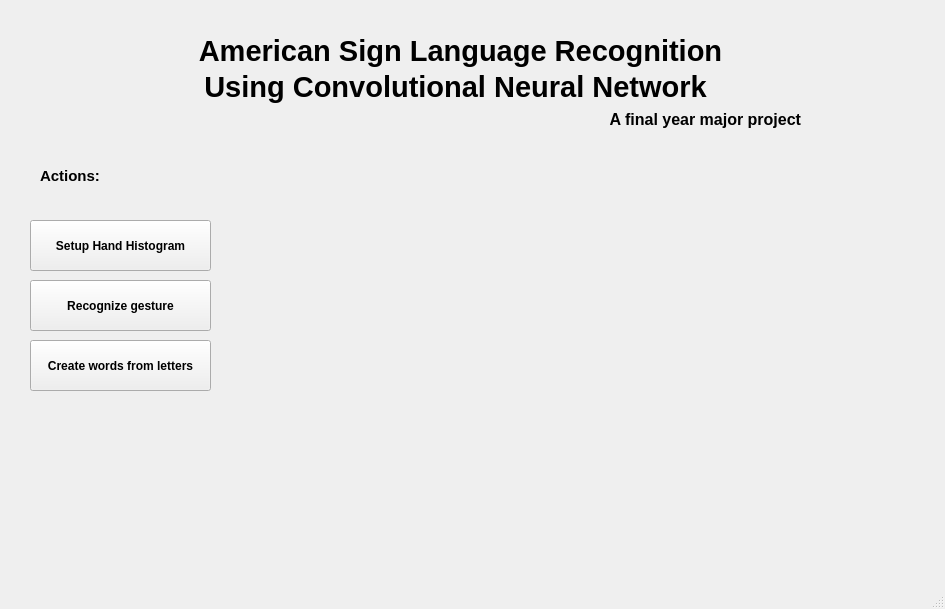
<?xml version="1.0" encoding="UTF-8"?>
<ui version="4.0">
 <class>MainWindow</class>
 <widget class="QMainWindow" name="MainWindow">
  <property name="geometry">
   <rect>
    <x>0</x>
    <y>0</y>
    <width>945</width>
    <height>609</height>
   </rect>
  </property>
  <property name="windowTitle">
   <string>MainWindow</string>
  </property>
  <widget class="QWidget" name="centralwidget">
   <widget class="QPushButton" name="hand_hist_button">
    <property name="geometry">
     <rect>
      <x>30</x>
      <y>220</y>
      <width>181</width>
      <height>51</height>
     </rect>
    </property>
    <property name="font">
     <font>
      <weight>75</weight>
      <bold>true</bold>
     </font>
    </property>
    <property name="text">
     <string>Setup Hand Histogram</string>
    </property>
   </widget>
   <widget class="QLabel" name="label_2">
    <property name="geometry">
     <rect>
      <x>50</x>
      <y>70</y>
      <width>811</width>
      <height>91</height>
     </rect>
    </property>
    <property name="font">
     <font>
      <pointsize>22</pointsize>
      <weight>75</weight>
      <bold>true</bold>
     </font>
    </property>
    <property name="text">
     <string>Using Convolutional Neural Network</string>
    </property>
    <property name="alignment">
     <set>Qt::AlignHCenter|Qt::AlignTop</set>
    </property>
   </widget>
   <widget class="QPushButton" name="recognize_gesture_button">
    <property name="geometry">
     <rect>
      <x>30</x>
      <y>280</y>
      <width>181</width>
      <height>51</height>
     </rect>
    </property>
    <property name="font">
     <font>
      <weight>75</weight>
      <bold>true</bold>
     </font>
    </property>
    <property name="layoutDirection">
     <enum>Qt::LeftToRight</enum>
    </property>
    <property name="text">
     <string>Recognize gesture</string>
    </property>
   </widget>
   <widget class="QLabel" name="label">
    <property name="geometry">
     <rect>
      <x>50</x>
      <y>20</y>
      <width>821</width>
      <height>61</height>
     </rect>
    </property>
    <property name="font">
     <font>
      <pointsize>22</pointsize>
      <weight>75</weight>
      <bold>true</bold>
     </font>
    </property>
    <property name="layoutDirection">
     <enum>Qt::LeftToRight</enum>
    </property>
    <property name="text">
     <string>American Sign Language Recognition</string>
    </property>
    <property name="alignment">
     <set>Qt::AlignCenter</set>
    </property>
   </widget>
   <widget class="QLabel" name="label_3">
    <property name="geometry">
     <rect>
      <x>130</x>
      <y>110</y>
      <width>671</width>
      <height>41</height>
     </rect>
    </property>
    <property name="font">
     <font>
      <pointsize>12</pointsize>
      <weight>75</weight>
      <bold>true</bold>
     </font>
    </property>
    <property name="text">
     <string>A final year major project</string>
    </property>
    <property name="alignment">
     <set>Qt::AlignRight|Qt::AlignTop|Qt::AlignTrailing</set>
    </property>
   </widget>
   <widget class="QLabel" name="label_4">
    <property name="geometry">
     <rect>
      <x>40</x>
      <y>160</y>
      <width>71</width>
      <height>31</height>
     </rect>
    </property>
    <property name="font">
     <font>
      <pointsize>11</pointsize>
      <weight>75</weight>
      <bold>true</bold>
     </font>
    </property>
    <property name="text">
     <string>Actions:</string>
    </property>
   </widget>
   <widget class="QPushButton" name="wording_button">
    <property name="geometry">
     <rect>
      <x>30</x>
      <y>340</y>
      <width>181</width>
      <height>51</height>
     </rect>
    </property>
    <property name="font">
     <font>
      <weight>75</weight>
      <bold>true</bold>
     </font>
    </property>
    <property name="text">
     <string>Create words from letters</string>
    </property>
   </widget>
   <widget class="QLabel" name="label_7">
    <property name="geometry">
     <rect>
      <x>330</x>
      <y>150</y>
      <width>461</width>
      <height>251</height>
     </rect>
    </property>
    <property name="text">
     <string/>
    </property>
    <property name="pixmap">
     <pixmap>icon.png</pixmap>
    </property>
    <property name="scaledContents">
     <bool>true</bool>
    </property>
   </widget>
   <widget class="QLabel" name="success">
    <property name="geometry">
     <rect>
      <x>40</x>
      <y>400</y>
      <width>471</width>
      <height>31</height>
     </rect>
    </property>
    <property name="font">
     <font>
      <pointsize>10</pointsize>
      <weight>75</weight>
      <bold>true</bold>
     </font>
    </property>
    <property name="mouseTracking">
     <bool>false</bool>
    </property>
    <property name="autoFillBackground">
     <bool>false</bool>
    </property>
    <property name="frameShape">
     <enum>QFrame::NoFrame</enum>
    </property>
    <property name="frameShadow">
     <enum>QFrame::Plain</enum>
    </property>
    <property name="text">
     <string/>
    </property>
    <property name="indent">
     <number>-1</number>
    </property>
   </widget>
  </widget>
  <widget class="QMenuBar" name="menubar">
   <property name="geometry">
    <rect>
     <x>0</x>
     <y>0</y>
     <width>945</width>
     <height>26</height>
    </rect>
   </property>
  </widget>
  <widget class="QStatusBar" name="statusbar"/>
 </widget>
 <resources/>
 <connections/>
</ui>
